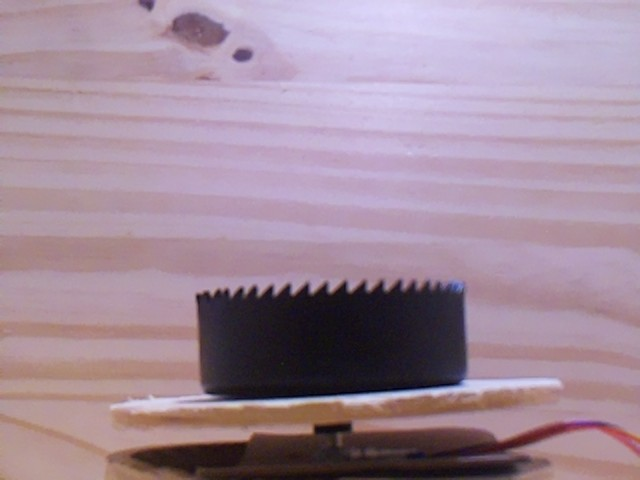
#> input picture Sample_Data/Hole_Lit/test23.jpg, 640 x 480 px, found by its file name
$ python flann_match_test.py
#> lines starting #> are read from the running program, lines starting #| are printed output that depends on the picture
import numpy as np
import cv2 as cv
import matplotlib.pyplot as plt
img1 = cv.imread('Sample_Data/Keys_Lit/test23.jpg',cv.IMREAD_GRAYSCALE)          # queryImage
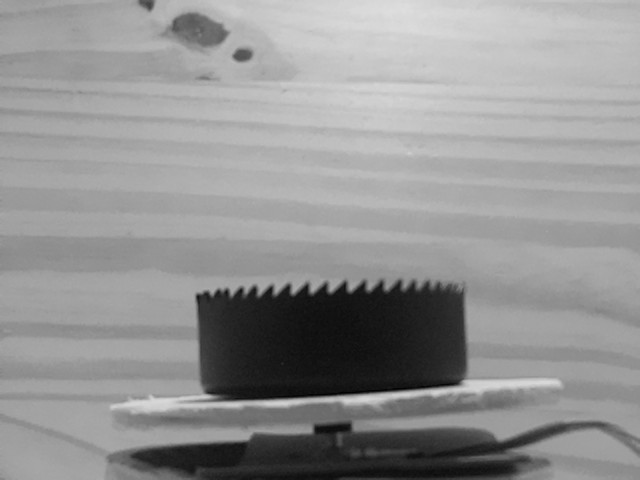
#> img1: shape (480, 640); min 1, max 222, mean 147
img2 = cv.imread('Sample_Data/Keys_Lit/test0.jpg',cv.IMREAD_GRAYSCALE) # trainImage
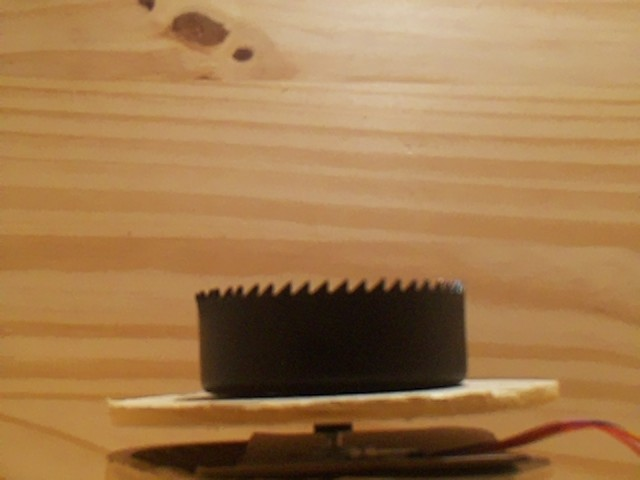
#> input picture Sample_Data/Hole_Lit/test0.jpg, 640 x 480 px, found by its file name
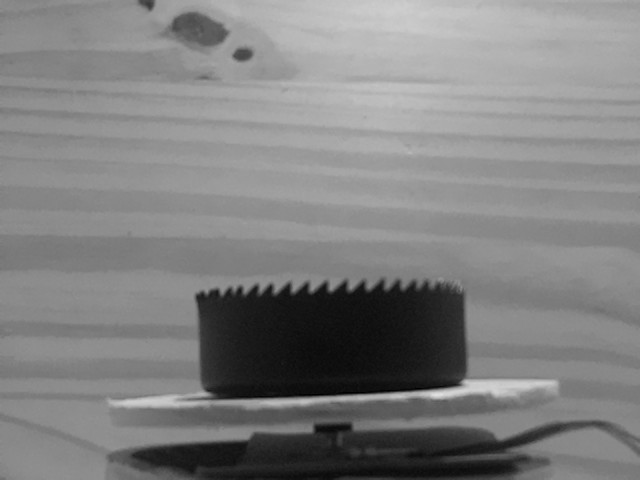
#> img2: shape (480, 640); min 0, max 225, mean 128.2
# Initiate SIFT detector
sift = cv.SIFT_create()
# find the keypoints and descriptors with SIFT
kp1, des1 = sift.detectAndCompute(img1,None)
#> kp1 = 113 keypoints; strongest (x, y, size): (395, 330, 80.8), (348, 400, 9), (435, 392, 7.1), (277, 337, 87.2)
kp2, des2 = sift.detectAndCompute(img2,None)
#> kp2 = 108 keypoints; strongest (x, y, size): (393, 330, 81.8), (278, 336, 88.1), (243, 54, 10.4), (471, 387, 13.2)
# FLANN parameters
FLANN_INDEX_KDTREE = 1
index_params = dict(algorithm = FLANN_INDEX_KDTREE, trees = 5)
search_params = dict(checks=50)   # or pass empty dictionary
flann = cv.FlannBasedMatcher(index_params,search_params)
matches = flann.knnMatch(des1,des2,k=2)
#> matches = 113 matches
# Need to draw only good matches, so create a mask
matchesMask = [[0,0] for i in range(len(matches))]
#> matchesMask = 113 pairs, first value 0 to 0, second value 0 to 0
# ratio test as per Lowe's paper
for i,(m,n) in enumerate(matches):
    if m.distance < 0.7*n.distance:
        matchesMask[i]=[1,0]
#> this loop made 113 passes
#> after the loop, matchesMask = 113 pairs, first value 0 to 1, second value 0 to 0
draw_params = dict(matchColor = (0,255,0),
                   singlePointColor = (255,0,0),
                   matchesMask = matchesMask,
                   flags = cv.DrawMatchesFlags_DEFAULT)
#> draw_params = 4 items
img3 = cv.drawMatchesKnn(img1,kp1,img2,kp2,matches,None,**draw_params)
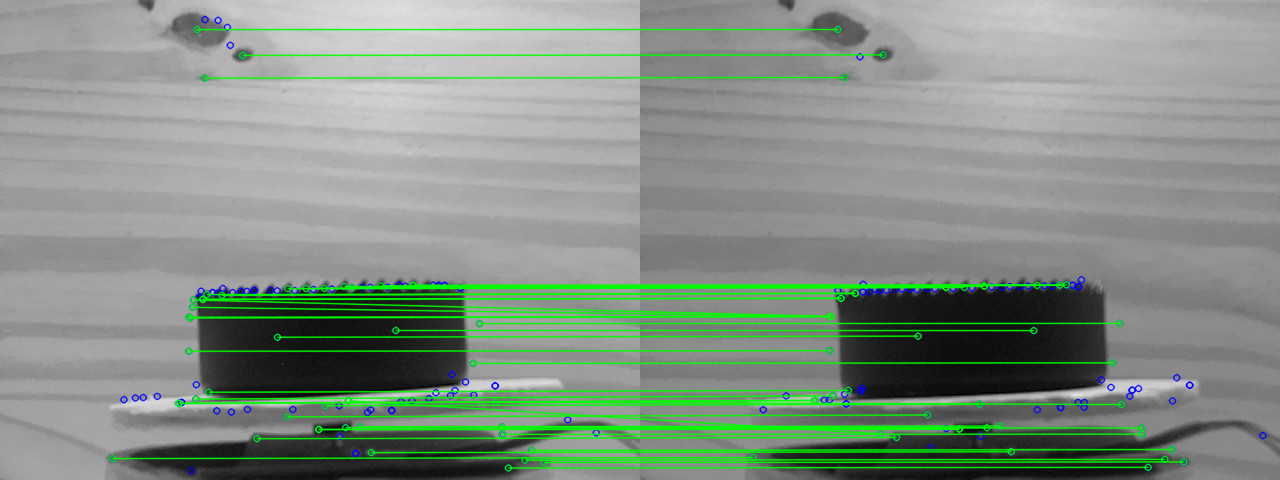
#> img3: shape (480, 1280, 3); mean of channels 0, 1, 2 132.3, 144.8, 131.3; drawn as B, G, R
plt.imshow(img3,),plt.show()
